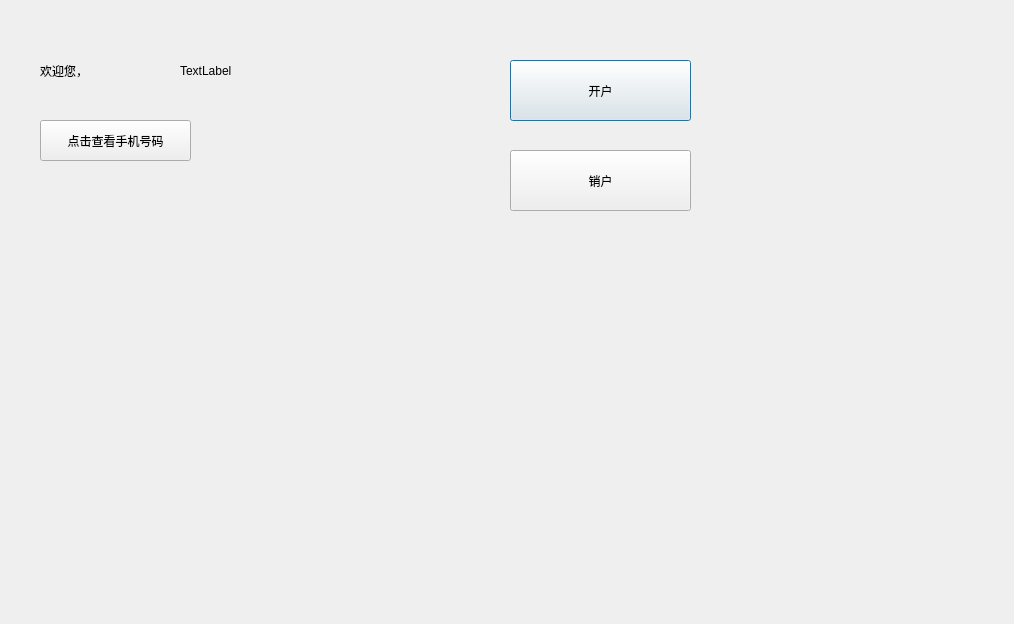
<?xml version="1.0" encoding="UTF-8"?>
<ui version="4.0">
 <class>dialogclerk</class>
 <widget class="QDialog" name="dialogclerk">
  <property name="geometry">
   <rect>
    <x>0</x>
    <y>0</y>
    <width>1014</width>
    <height>624</height>
   </rect>
  </property>
  <property name="windowTitle">
   <string>Dialog</string>
  </property>
  <widget class="QLabel" name="label_3">
   <property name="geometry">
    <rect>
     <x>420</x>
     <y>-50</y>
     <width>45</width>
     <height>20</height>
    </rect>
   </property>
   <property name="text">
    <string>员工号</string>
   </property>
  </widget>
  <widget class="QPushButton" name="pushButton_4">
   <property name="geometry">
    <rect>
     <x>510</x>
     <y>60</y>
     <width>181</width>
     <height>61</height>
    </rect>
   </property>
   <property name="text">
    <string>开户</string>
   </property>
  </widget>
  <widget class="QPushButton" name="pushButton_3">
   <property name="geometry">
    <rect>
     <x>510</x>
     <y>150</y>
     <width>181</width>
     <height>61</height>
    </rect>
   </property>
   <property name="text">
    <string>销户</string>
   </property>
  </widget>
  <widget class="QLabel" name="label_name_2">
   <property name="geometry">
    <rect>
     <x>180</x>
     <y>10</y>
     <width>281</width>
     <height>121</height>
    </rect>
   </property>
   <property name="text">
    <string>TextLabel</string>
   </property>
  </widget>
  <widget class="QLabel" name="label_2">
   <property name="geometry">
    <rect>
     <x>40</x>
     <y>10</y>
     <width>221</width>
     <height>121</height>
    </rect>
   </property>
   <property name="text">
    <string>欢迎您，</string>
   </property>
  </widget>
  <widget class="QLabel" name="label_4">
   <property name="geometry">
    <rect>
     <x>0</x>
     <y>-10</y>
     <width>761</width>
     <height>391</height>
    </rect>
   </property>
   <property name="styleSheet">
    <string notr="true">image:url(:/osuser.jpg)</string>
   </property>
   <property name="text">
    <string/>
   </property>
  </widget>
  <widget class="QPushButton" name="pushfindnumber">
   <property name="geometry">
    <rect>
     <x>40</x>
     <y>120</y>
     <width>151</width>
     <height>41</height>
    </rect>
   </property>
   <property name="text">
    <string>点击查看手机号码</string>
   </property>
  </widget>
  <zorder>label_4</zorder>
  <zorder>label_3</zorder>
  <zorder>pushButton_4</zorder>
  <zorder>pushButton_3</zorder>
  <zorder>label_name_2</zorder>
  <zorder>label_2</zorder>
  <zorder>pushfindnumber</zorder>
 </widget>
 <resources/>
 <connections/>
</ui>
